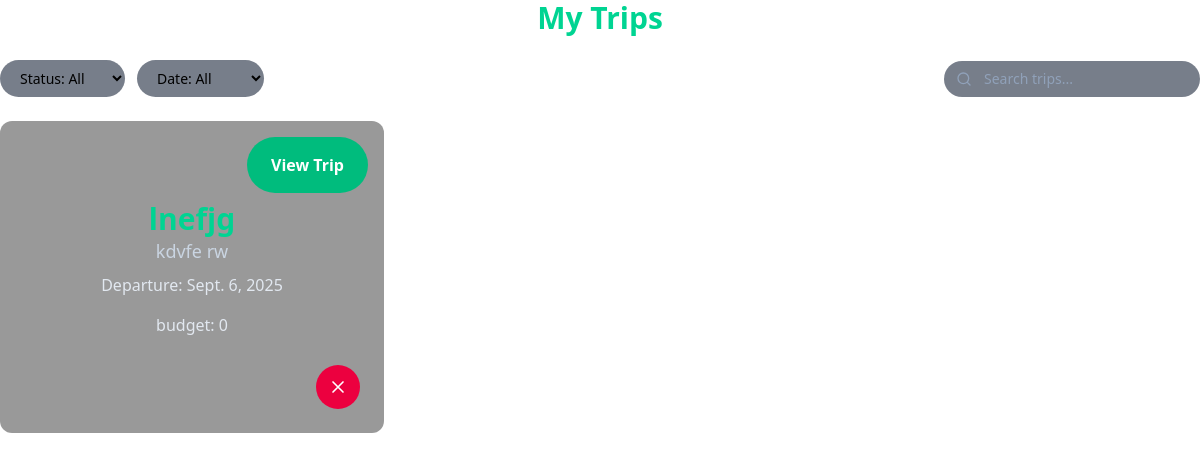
Page /Trips/ on the earlier database version.
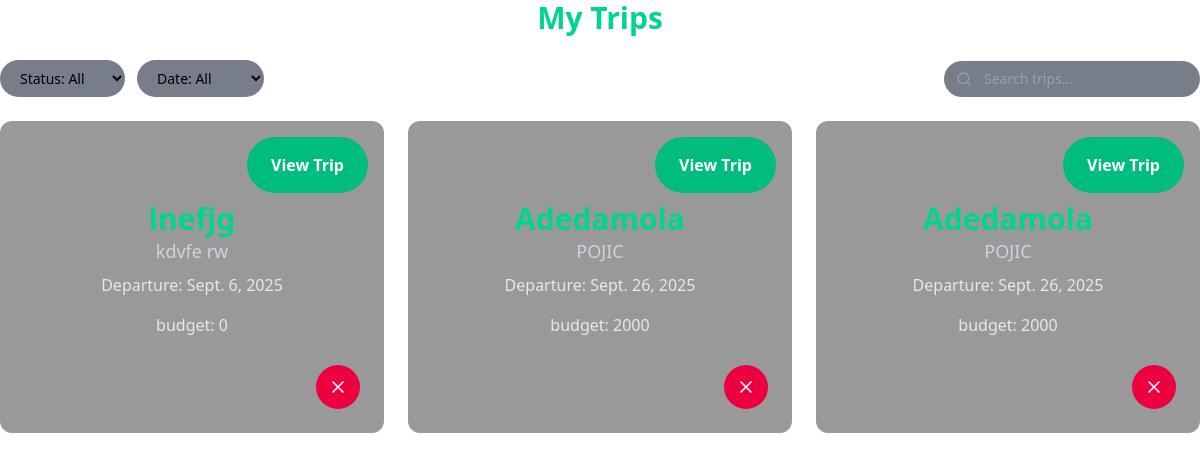
Same page on the later database version.
### Trips/models.py (models this page shows, shortened)
class Trips(models.Model):
    title = models.CharField(max_length=100)  # Changed TextField to CharField for titles
    destination = models.CharField(max_length=200)  # Changed TextField to CharField for destinations
    depature_date = models.DateField()  # Date of departure
    return_date = models.DateField()  # Date of return
    budget = models.PositiveIntegerField(default=0)  # Trip budget
    image = models.ImageField(null=True, blank=True, upload_to="media/trip_images/")  # Store images in 'media/trip_images/'

### Trips/views.py (the view)
# urls.py: path('', views.trip_list, name='trip'),
def trip_list(request):
    trips = Trips.objects.all().order_by('depature_date')
    context = {
        "trips": trips
    }
    return render(request, 'Trips/trip_list.html', context)

### templates/Trips/trip_list.html (shortened to what this page needs)
{% extends 'Base.html' %}
{% load static %}
{% block main %}
<h1 class="text-3xl font-semibold text-center text-emerald-400 mb-6">My Trips</h1>
<section class="mb-6 flex flex-col sm:flex-row gap-4 sm:items-center sm:justify-between">
    <div class="flex gap-3">
        <select class="bg-slate-800/60 text-sm rounded-full px-4 py-2 focus:outline-none">
            <option>Status: All</option>
        </select>
        <select class="bg-slate-800/60 text-sm rounded-full px-4 py-2 focus:outline-none">
            <option>Date: All</option>
        </select>
    </div>
    <div class="relative w-full sm:w-64">
        <input
            class="bg-slate-800/60 placeholder-slate-400 rounded-full pl-10 pr-4 py-2 text-sm w-full focus:outline-none focus:ring-2 focus:ring-emerald-500"
            placeholder="Search trips..." />
        <svg class="w-4 h-4 absolute left-3 top-2.5 text-slate-400" fill="none" stroke="currentColor"
            viewBox="0 0 24 24">
            <path stroke-linecap="round" stroke-linejoin="round" stroke-width="2"
                d="M21 21l-4.35-4.35M11 19a8 8 0 100-16 8 8 0 000 16z" />
        </svg>
    </div>
</section>
<section class="grid grid-cols-1 sm:grid-cols-2 lg:grid-cols-3 gap-6">
    {% for trip in trips %}
    <div class="relative bg-cover bg-center rounded-xl overflow-hidden"
        style="background-image: url('https://source.unsplash.com/1600x900/?road,car');">
        <div class="overlay absolute inset-0 bg-black/40"></div>
        <div class="relative z-10 h-full flex flex-col justify-center items-center text-center px-6 py-20">
            <h2 class="text-3xl font-semibold text-emerald-400">{{ trip.title }}</h2>
            <p class="text-lg text-slate-300 mb-2">{{ trip.destination }}</p>
            <p class="text-md text-slate-200 mb-4">Departure: {{ trip.depature_date }}</p>
            <p class="text-md text-slate-200 mb-4">budget: {{ trip.budget }}</p>
            <div class="absolute top-4 right-4 z-20 p-2 bg-emerald-500 hover:bg-emerald-400 rounded-full">
                <a href="{% url 'trip_detail' pk=trip.pk %}">
                    <button
                        class="px-4 py-2 text-white font-semibold rounded-full bg-emerald-500 hover:bg-emerald-400 transition duration-300">
                        View Trip
                    </button>
                </a>
            </div>
            <form action="{% url 'trip_delete' pk=trip.pk %}" method="POST" class="absolute bottom-6 right-6 z-20">
                <button type="submit" class="p-3 bg-rose-600 hover:bg-rose-500 text-white rounded-full">
                    <svg xmlns="http://www.w3.org/2000/svg" class="w-5 h-5" fill="none" stroke="currentColor"
                        viewBox="0 0 24 24" stroke-width="2">
                        <path stroke-linecap="round" stroke-linejoin="round" stroke-width="2"
                            d="M6 18L18 6M6 6l12 12" />
                    </svg>
                </button>
            </form>
        </div>
    </div>
    {% endfor %}
</section>
{% endblock %}

### templates/Base.html (shortened to what this page needs)
<!doctype html>
{% load static %}
<html>
<head>
    <link href="{% static '/src/output.css' %}" rel="stylesheet">
</head>
<body>
        {% block main %}
    {% endblock %}
</body>
</html>

Differences in the rows shown:
added Trips: destination "POJIC", depature_date "Sept. 26, 2025", budget "2000"
added Trips: destination "POJIC", depature_date "Sept. 26, 2025", budget "2000"
